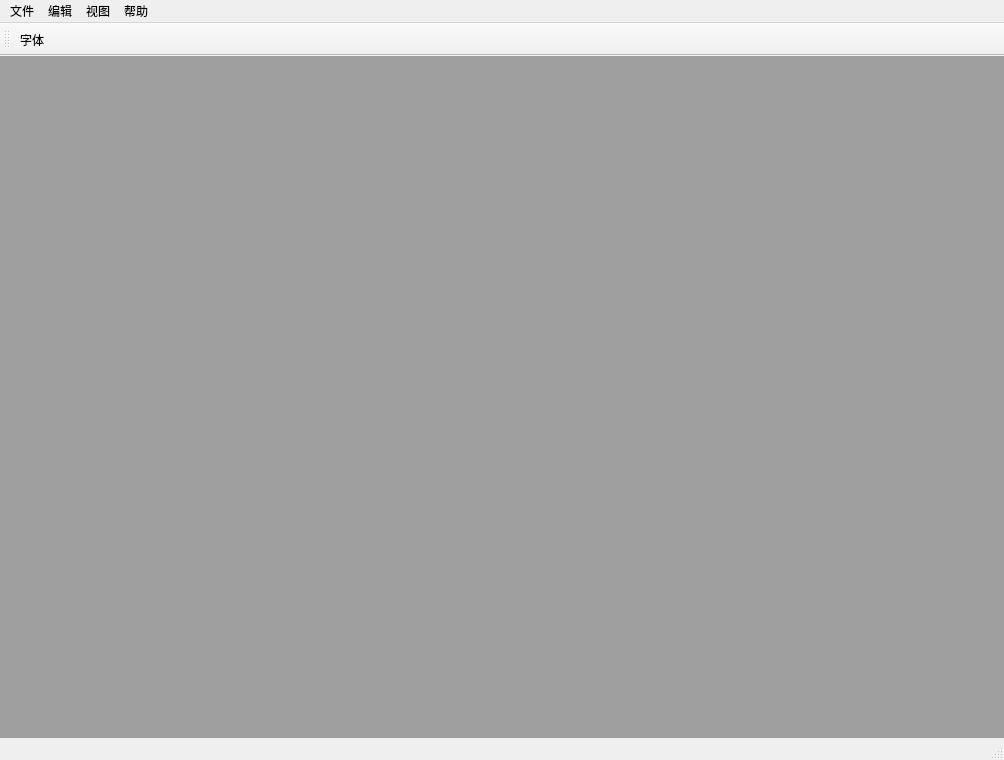
<?xml version="1.0" encoding="UTF-8"?>
<ui version="4.0">
 <class>FancyWordClass</class>
 <widget class="QMainWindow" name="FancyWordClass">
  <property name="geometry">
   <rect>
    <x>0</x>
    <y>0</y>
    <width>1004</width>
    <height>760</height>
   </rect>
  </property>
  <property name="windowTitle">
   <string>FancyWord</string>
  </property>
  <widget class="QWidget" name="centralWidget">
   <widget class="QMdiArea" name="mdiArea">
    <property name="geometry">
     <rect>
      <x>0</x>
      <y>0</y>
      <width>1011</width>
      <height>711</height>
     </rect>
    </property>
    <property name="tabsClosable">
     <bool>true</bool>
    </property>
    <property name="tabsMovable">
     <bool>true</bool>
    </property>
    <property name="tabShape">
     <enum>QTabWidget::Rounded</enum>
    </property>
   </widget>
  </widget>
  <widget class="QStatusBar" name="statusBar"/>
  <widget class="QMenuBar" name="menuBar">
   <property name="geometry">
    <rect>
     <x>0</x>
     <y>0</y>
     <width>1004</width>
     <height>23</height>
    </rect>
   </property>
   <widget class="QMenu" name="menuFile">
    <property name="title">
     <string>文件</string>
    </property>
    <addaction name="actionnew"/>
    <addaction name="actionopen"/>
    <addaction name="actionClose_C"/>
    <addaction name="separator"/>
    <addaction name="actionSave_S"/>
    <addaction name="actionSave_As_A"/>
    <addaction name="separator"/>
    <addaction name="actionQuit_Q"/>
   </widget>
   <widget class="QMenu" name="menuEdit">
    <property name="title">
     <string>编辑</string>
    </property>
    <addaction name="actionUndo_U_Ctrl_U"/>
    <addaction name="actionRecover_R_Ctrl_R"/>
    <addaction name="separator"/>
    <addaction name="actionCopy_C_Ctrl_C"/>
    <addaction name="actionCut_X_Ctrl_X"/>
    <addaction name="actionPaste_P"/>
    <addaction name="actionDelete_D"/>
    <addaction name="separator"/>
    <addaction name="actionSelect_All_A"/>
   </widget>
   <widget class="QMenu" name="menuView">
    <property name="title">
     <string>视图</string>
    </property>
    <addaction name="actionInsert_Toolbar"/>
    <addaction name="actionFloat_DesignBar"/>
    <addaction name="actionReview_ToolBar"/>
    <addaction name="actionEditArea_Size"/>
    <addaction name="actionTranslate"/>
    <addaction name="actionCount"/>
   </widget>
   <widget class="QMenu" name="menuHelp">
    <property name="title">
     <string>帮助</string>
    </property>
    <addaction name="actionAbout"/>
    <addaction name="actionVersion"/>
   </widget>
   <addaction name="menuFile"/>
   <addaction name="menuEdit"/>
   <addaction name="menuView"/>
   <addaction name="menuHelp"/>
  </widget>
  <widget class="QToolBar" name="toolBar">
   <property name="windowTitle">
    <string>toolBar</string>
   </property>
   <property name="movable">
    <bool>true</bool>
   </property>
   <attribute name="toolBarArea">
    <enum>TopToolBarArea</enum>
   </attribute>
   <attribute name="toolBarBreak">
    <bool>false</bool>
   </attribute>
   <addaction name="FontType"/>
  </widget>
  <action name="actionnew">
   <property name="text">
    <string>新建(N)       Ctrl+N</string>
   </property>
   <property name="toolTip">
    <string>新建文件</string>
   </property>
   <property name="shortcut">
    <string>Ctrl+N</string>
   </property>
  </action>
  <action name="actionopen">
   <property name="text">
    <string>打开(O)       Ctrl+O</string>
   </property>
   <property name="toolTip">
    <string>打开文件</string>
   </property>
   <property name="shortcut">
    <string>Ctrl+O</string>
   </property>
  </action>
  <action name="actionClose_C">
   <property name="text">
    <string>关闭(C)</string>
   </property>
  </action>
  <action name="actionSave_S">
   <property name="text">
    <string>保存(S)        Ctrl+S</string>
   </property>
   <property name="toolTip">
    <string>保存文件</string>
   </property>
   <property name="shortcut">
    <string>Ctrl+S</string>
   </property>
  </action>
  <action name="actionSave_As_A">
   <property name="text">
    <string>另存为(A)       </string>
   </property>
   <property name="toolTip">
    <string>文件另存为</string>
   </property>
  </action>
  <action name="actionQuit_Q">
   <property name="text">
    <string>退出(Q)       </string>
   </property>
  </action>
  <action name="actionUndo_U_Ctrl_U">
   <property name="text">
    <string>撤销(U)       Ctrl+Z</string>
   </property>
   <property name="toolTip">
    <string>撤销操作</string>
   </property>
   <property name="shortcut">
    <string>Ctrl+Z</string>
   </property>
  </action>
  <action name="actionRecover_R_Ctrl_R">
   <property name="text">
    <string>还原(R)       Ctrl+R</string>
   </property>
   <property name="toolTip">
    <string>还原撤销操作</string>
   </property>
   <property name="shortcut">
    <string>Ctrl+R</string>
   </property>
  </action>
  <action name="actionCopy_C_Ctrl_C">
   <property name="text">
    <string>复制(C)       Ctrl+C</string>
   </property>
   <property name="toolTip">
    <string>复制内容</string>
   </property>
   <property name="shortcut">
    <string>Ctrl+C</string>
   </property>
  </action>
  <action name="actionCut_X_Ctrl_X">
   <property name="text">
    <string>剪切（X）       Ctrl+X</string>
   </property>
   <property name="toolTip">
    <string>剪切内容</string>
   </property>
   <property name="shortcut">
    <string>Ctrl+X</string>
   </property>
  </action>
  <action name="actionPaste_P">
   <property name="text">
    <string>粘贴(P)        Ctrl+V</string>
   </property>
   <property name="toolTip">
    <string>粘贴内容</string>
   </property>
   <property name="shortcut">
    <string>Ctrl+V</string>
   </property>
  </action>
  <action name="actionDelete_D">
   <property name="text">
    <string>删除(D)</string>
   </property>
   <property name="toolTip">
    <string>删除内容</string>
   </property>
  </action>
  <action name="actionSelect_All_A">
   <property name="text">
    <string>全选(A)         Ctrl+A</string>
   </property>
   <property name="toolTip">
    <string>全选内容</string>
   </property>
   <property name="shortcut">
    <string>Ctrl+A</string>
   </property>
  </action>
  <action name="actionFloat_DesignBar">
   <property name="text">
    <string>设计栏</string>
   </property>
   <property name="toolTip">
    <string>设计栏</string>
   </property>
  </action>
  <action name="actionInsert_Toolbar">
   <property name="text">
    <string>插入栏</string>
   </property>
  </action>
  <action name="actionReview_ToolBar">
   <property name="text">
    <string>审阅栏</string>
   </property>
  </action>
  <action name="actionEditArea_Size">
   <property name="text">
    <string>编辑区大小</string>
   </property>
  </action>
  <action name="actionTranslate">
   <property name="text">
    <string>翻译</string>
   </property>
  </action>
  <action name="actionCount">
   <property name="text">
    <string>字数统计</string>
   </property>
  </action>
  <action name="actionAbout">
   <property name="text">
    <string>关于我们</string>
   </property>
  </action>
  <action name="actionVersion">
   <property name="text">
    <string>版本</string>
   </property>
  </action>
  <action name="FontType">
   <property name="text">
    <string>字体</string>
   </property>
   <property name="menuRole">
    <enum>QAction::TextHeuristicRole</enum>
   </property>
  </action>
 </widget>
 <layoutdefault spacing="6" margin="11"/>
 <resources/>
 <connections/>
</ui>
